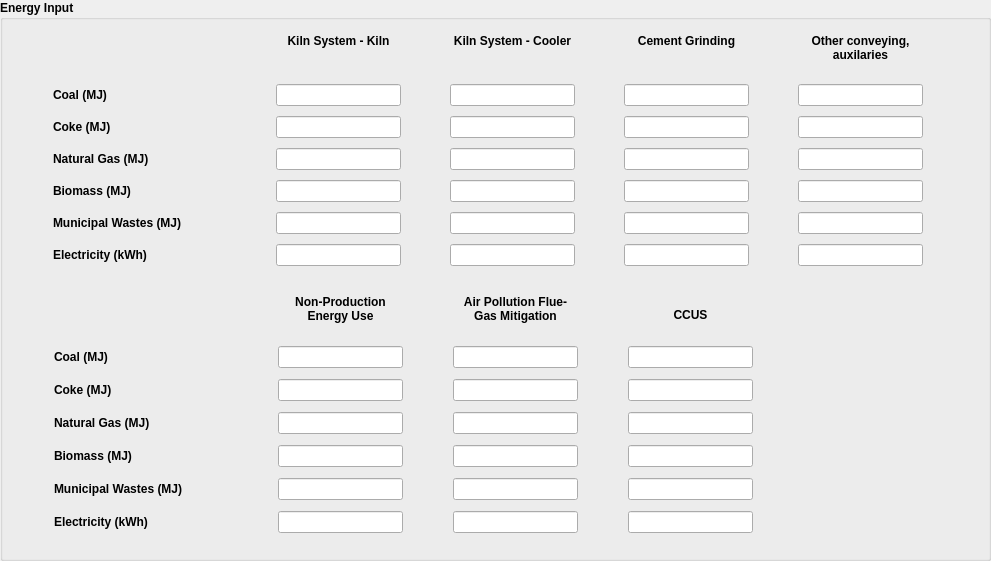
  <widget class="QGroupBox" name="electricity_generation_group_3">
   <property name="geometry">
    <rect>
     <x>200</x>
     <y>80</y>
     <width>991</width>
     <height>561</height>
    </rect>
   </property>
   <property name="font">
    <font>
     <bold>true</bold>
    </font>
   </property>
   <property name="title">
    <string>Energy Input</string>
   </property>
   <widget class="QWidget" name="layoutWidget">
    <property name="geometry">
     <rect>
      <x>10</x>
      <y>30</y>
      <width>961</width>
      <height>241</height>
     </rect>
    </property>
    <layout class="QGridLayout" name="energy_input_gridLayout1">
     <property name="sizeConstraint">
      <enum>QLayout::SetNoConstraint</enum>
     </property>
     <item row="2" column="1">
      <widget class="QLineEdit" name="coke_kiln_kiln_page6_b">
       <property name="sizePolicy">
        <sizepolicy hsizetype="Fixed" vsizetype="Fixed">
         <horstretch>0</horstretch>
         <verstretch>0</verstretch>
        </sizepolicy>
       </property>
       <property name="text">
        <string/>
       </property>
       <property name="alignment">
        <set>Qt::AlignLeading|Qt::AlignLeft|Qt::AlignVCenter</set>
       </property>
      </widget>
     </item>
     <item row="5" column="4">
      <widget class="QLineEdit" name="msw_other_conveying_page6_b">
       <property name="sizePolicy">
        <sizepolicy hsizetype="Fixed" vsizetype="Fixed">
         <horstretch>0</horstretch>
         <verstretch>0</verstretch>
        </sizepolicy>
       </property>
       <property name="text">
        <string/>
       </property>
      </widget>
     </item>
     <item row="6" column="0">
      <widget class="QLabel" name="electricity_detailed_page6_label">
       <property name="sizePolicy">
        <sizepolicy hsizetype="Expanding" vsizetype="Expanding">
         <horstretch>0</horstretch>
         <verstretch>0</verstretch>
        </sizepolicy>
       </property>
       <property name="maximumSize">
        <size>
         <width>145</width>
         <height>21</height>
        </size>
       </property>
       <property name="text">
        <string>Electricity (kWh)</string>
       </property>
      </widget>
     </item>
     <item row="0" column="4">
      <widget class="QLabel" name="grinding_label_page6">
       <property name="sizePolicy">
        <sizepolicy hsizetype="Expanding" vsizetype="Expanding">
         <horstretch>0</horstretch>
         <verstretch>0</verstretch>
        </sizepolicy>
       </property>
       <property name="minimumSize">
        <size>
         <width>125</width>
         <height>40</height>
        </size>
       </property>
       <property name="maximumSize">
        <size>
         <width>125</width>
         <height>40</height>
        </size>
       </property>
       <property name="font">
        <font>
         <bold>true</bold>
        </font>
       </property>
       <property name="text">
        <string>Other conveying, auxilaries</string>
       </property>
       <property name="alignment">
        <set>Qt::AlignHCenter|Qt::AlignTop</set>
       </property>
       <property name="wordWrap">
        <bool>true</bool>
       </property>
      </widget>
     </item>
     <item row="3" column="4">
      <widget class="QLineEdit" name="natural_gas_other_conveying_page6_b">
       <property name="sizePolicy">
        <sizepolicy hsizetype="Fixed" vsizetype="Fixed">
         <horstretch>0</horstretch>
         <verstretch>0</verstretch>
        </sizepolicy>
       </property>
       <property name="text">
        <string/>
       </property>
      </widget>
     </item>
     <item row="6" column="3">
      <widget class="QLineEdit" name="electricity_cement_grinding_page6_b">
       <property name="sizePolicy">
        <sizepolicy hsizetype="Fixed" vsizetype="Fixed">
         <horstretch>0</horstretch>
         <verstretch>0</verstretch>
        </sizepolicy>
       </property>
       <property name="text">
        <string/>
       </property>
      </widget>
     </item>
     <item row="4" column="3">
      <widget class="QLineEdit" name="biomass_cement_grinding_page6_b">
       <property name="sizePolicy">
        <sizepolicy hsizetype="Fixed" vsizetype="Fixed">
         <horstretch>0</horstretch>
         <verstretch>0</verstretch>
        </sizepolicy>
       </property>
       <property name="text">
        <string/>
       </property>
      </widget>
     </item>
     <item row="5" column="3">
      <widget class="QLineEdit" name="msw_cement_grinding_page6_b">
       <property name="sizePolicy">
        <sizepolicy hsizetype="Fixed" vsizetype="Fixed">
         <horstretch>0</horstretch>
         <verstretch>0</verstretch>
        </sizepolicy>
       </property>
       <property name="text">
        <string/>
       </property>
      </widget>
     </item>
     <item row="1" column="4">
      <widget class="QLineEdit" name="coal_other_conveying_page6_b">
       <property name="sizePolicy">
        <sizepolicy hsizetype="Fixed" vsizetype="Fixed">
         <horstretch>0</horstretch>
         <verstretch>0</verstretch>
        </sizepolicy>
       </property>
       <property name="text">
        <string/>
       </property>
      </widget>
     </item>
     <item row="2" column="4">
      <widget class="QLineEdit" name="coke_other_conveying_page6_b">
       <property name="sizePolicy">
        <sizepolicy hsizetype="Fixed" vsizetype="Fixed">
         <horstretch>0</horstretch>
         <verstretch>0</verstretch>
        </sizepolicy>
       </property>
       <property name="text">
        <string/>
       </property>
      </widget>
     </item>
     <item row="1" column="1">
      <widget class="QLineEdit" name="coal_kiln_kiln_page6_b">
       <property name="sizePolicy">
        <sizepolicy hsizetype="Fixed" vsizetype="Fixed">
         <horstretch>0</horstretch>
         <verstretch>0</verstretch>
        </sizepolicy>
       </property>
       <property name="text">
        <string/>
       </property>
       <property name="alignment">
        <set>Qt::AlignLeading|Qt::AlignLeft|Qt::AlignVCenter</set>
       </property>
      </widget>
     </item>
     <item row="4" column="0">
      <widget class="QLabel" name="biomass_label_detailed_page6">
       <property name="sizePolicy">
        <sizepolicy hsizetype="Expanding" vsizetype="Expanding">
         <horstretch>0</horstretch>
         <verstretch>0</verstretch>
        </sizepolicy>
       </property>
       <property name="maximumSize">
        <size>
         <width>145</width>
         <height>21</height>
        </size>
       </property>
       <property name="text">
        <string>Biomass (MJ)</string>
       </property>
      </widget>
     </item>
     <item row="1" column="3">
      <widget class="QLineEdit" name="coal_cement_grinding_page6_b">
       <property name="sizePolicy">
        <sizepolicy hsizetype="Fixed" vsizetype="Fixed">
         <horstretch>0</horstretch>
         <verstretch>0</verstretch>
        </sizepolicy>
       </property>
       <property name="text">
        <string/>
       </property>
      </widget>
     </item>
     <item row="3" column="3">
      <widget class="QLineEdit" name="natural_gas_cement_grinding_page6_b">
       <property name="sizePolicy">
        <sizepolicy hsizetype="Fixed" vsizetype="Fixed">
         <horstretch>0</horstretch>
         <verstretch>0</verstretch>
        </sizepolicy>
       </property>
       <property name="text">
        <string/>
       </property>
      </widget>
     </item>
     <item row="6" column="2">
      <widget class="QLineEdit" name="electricity_kiln_cooler_page6_b">
       <property name="sizePolicy">
        <sizepolicy hsizetype="Fixed" vsizetype="Fixed">
         <horstretch>0</horstretch>
         <verstretch>0</verstretch>
        </sizepolicy>
       </property>
       <property name="text">
        <string/>
       </property>
      </widget>
     </item>
     <item row="5" column="2">
      <widget class="QLineEdit" name="msw_kiln_cooler_page6_b">
       <property name="sizePolicy">
        <sizepolicy hsizetype="Fixed" vsizetype="Fixed">
         <horstretch>0</horstretch>
         <verstretch>0</verstretch>
        </sizepolicy>
       </property>
       <property name="text">
        <string/>
       </property>
      </widget>
     </item>
     <item row="0" column="0">
      <widget class="QLabel" name="coal_label_detailed_page6_2">
       <property name="text">
        <string/>
       </property>
      </widget>
     </item>
     <item row="2" column="0">
      <widget class="QLabel" name="coke_label_detailed_page6">
       <property name="sizePolicy">
        <sizepolicy hsizetype="Expanding" vsizetype="Expanding">
         <horstretch>0</horstretch>
         <verstretch>0</verstretch>
        </sizepolicy>
       </property>
       <property name="minimumSize">
        <size>
         <width>174</width>
         <height>21</height>
        </size>
       </property>
       <property name="maximumSize">
        <size>
         <width>145</width>
         <height>21</height>
        </size>
       </property>
       <property name="text">
        <string>Coke (MJ)</string>
       </property>
      </widget>
     </item>
     <item row="0" column="1">
      <widget class="QLabel" name="conveying_label_page6">
       <property name="sizePolicy">
        <sizepolicy hsizetype="Expanding" vsizetype="Expanding">
         <horstretch>0</horstretch>
         <verstretch>0</verstretch>
        </sizepolicy>
       </property>
       <property name="minimumSize">
        <size>
         <width>0</width>
         <height>40</height>
        </size>
       </property>
       <property name="maximumSize">
        <size>
         <width>125</width>
         <height>40</height>
        </size>
       </property>
       <property name="font">
        <font>
         <bold>true</bold>
        </font>
       </property>
       <property name="text">
        <string>Kiln System - Kiln</string>
       </property>
       <property name="alignment">
        <set>Qt::AlignHCenter|Qt::AlignTop</set>
       </property>
       <property name="wordWrap">
        <bool>true</bool>
       </property>
      </widget>
     </item>
     <item row="3" column="2">
      <widget class="QLineEdit" name="natural_gas_kiln_cooler_page6_b">
       <property name="sizePolicy">
        <sizepolicy hsizetype="Fixed" vsizetype="Fixed">
         <horstretch>0</horstretch>
         <verstretch>0</verstretch>
        </sizepolicy>
       </property>
       <property name="text">
        <string/>
       </property>
      </widget>
     </item>
     <item row="1" column="2">
      <widget class="QLineEdit" name="coal_kiln_cooler_page6_b">
       <property name="sizePolicy">
        <sizepolicy hsizetype="Fixed" vsizetype="Fixed">
         <horstretch>0</horstretch>
         <verstretch>0</verstretch>
        </sizepolicy>
       </property>
       <property name="text">
        <string/>
       </property>
      </widget>
     </item>
     <item row="3" column="1">
      <widget class="QLineEdit" name="natural_gas_kiln_kiln_page6_b">
       <property name="sizePolicy">
        <sizepolicy hsizetype="Fixed" vsizetype="Fixed">
         <horstretch>0</horstretch>
         <verstretch>0</verstretch>
        </sizepolicy>
       </property>
       <property name="text">
        <string/>
       </property>
      </widget>
     </item>
     <item row="4" column="2">
      <widget class="QLineEdit" name="biomass_kiln_cooler_page6_b">
       <property name="sizePolicy">
        <sizepolicy hsizetype="Fixed" vsizetype="Fixed">
         <horstretch>0</horstretch>
         <verstretch>0</verstretch>
        </sizepolicy>
       </property>
       <property name="text">
        <string/>
       </property>
      </widget>
     </item>
     <item row="4" column="4">
      <widget class="QLineEdit" name="biomass_other_conveying_page6_b">
       <property name="sizePolicy">
        <sizepolicy hsizetype="Fixed" vsizetype="Fixed">
         <horstretch>0</horstretch>
         <verstretch>0</verstretch>
        </sizepolicy>
       </property>
       <property name="text">
        <string/>
       </property>
      </widget>
     </item>
     <item row="6" column="1">
      <widget class="QLineEdit" name="electricity_kiln_kiln_page6_b">
       <property name="sizePolicy">
        <sizepolicy hsizetype="Fixed" vsizetype="Fixed">
         <horstretch>0</horstretch>
         <verstretch>0</verstretch>
        </sizepolicy>
       </property>
       <property name="text">
        <string/>
       </property>
      </widget>
     </item>
     <item row="6" column="4">
      <widget class="QLineEdit" name="electricity_other_conveying_page6_b">
       <property name="sizePolicy">
        <sizepolicy hsizetype="Fixed" vsizetype="Fixed">
         <horstretch>0</horstretch>
         <verstretch>0</verstretch>
        </sizepolicy>
       </property>
       <property name="text">
        <string/>
       </property>
      </widget>
     </item>
     <item row="1" column="0">
      <widget class="QLabel" name="coal_label_detailed_page6">
       <property name="sizePolicy">
        <sizepolicy hsizetype="Expanding" vsizetype="Expanding">
         <horstretch>0</horstretch>
         <verstretch>0</verstretch>
        </sizepolicy>
       </property>
       <property name="minimumSize">
        <size>
         <width>145</width>
         <height>21</height>
        </size>
       </property>
       <property name="maximumSize">
        <size>
         <width>145</width>
         <height>21</height>
        </size>
       </property>
       <property name="text">
        <string>Coal (MJ)</string>
       </property>
      </widget>
     </item>
     <item row="4" column="1">
      <widget class="QLineEdit" name="biomass_kiln_kiln_page6_b">
       <property name="sizePolicy">
        <sizepolicy hsizetype="Fixed" vsizetype="Fixed">
         <horstretch>0</horstretch>
         <verstretch>0</verstretch>
        </sizepolicy>
       </property>
       <property name="text">
        <string/>
       </property>
      </widget>
     </item>
     <item row="0" column="2">
      <widget class="QLabel" name="preblending_label_page6">
       <property name="sizePolicy">
        <sizepolicy hsizetype="Expanding" vsizetype="Expanding">
         <horstretch>0</horstretch>
         <verstretch>0</verstretch>
        </sizepolicy>
       </property>
       <property name="minimumSize">
        <size>
         <width>125</width>
         <height>40</height>
        </size>
       </property>
       <property name="maximumSize">
        <size>
         <width>125</width>
         <height>40</height>
        </size>
       </property>
       <property name="font">
        <font>
         <bold>true</bold>
        </font>
       </property>
       <property name="text">
        <string>Kiln System - Cooler</string>
       </property>
       <property name="alignment">
        <set>Qt::AlignHCenter|Qt::AlignTop</set>
       </property>
       <property name="wordWrap">
        <bool>true</bool>
       </property>
      </widget>
     </item>
     <item row="5" column="0">
      <widget class="QLabel" name="municipal_wastes_label_detailed_page6">
       <property name="sizePolicy">
        <sizepolicy hsizetype="Expanding" vsizetype="Expanding">
         <horstretch>0</horstretch>
         <verstretch>0</verstretch>
        </sizepolicy>
       </property>
       <property name="maximumSize">
        <size>
         <width>145</width>
         <height>21</height>
        </size>
       </property>
       <property name="text">
        <string>Municipal Wastes (MJ)</string>
       </property>
      </widget>
     </item>
     <item row="2" column="3">
      <widget class="QLineEdit" name="coke_cement_grinding_page6_b">
       <property name="sizePolicy">
        <sizepolicy hsizetype="Fixed" vsizetype="Fixed">
         <horstretch>0</horstretch>
         <verstretch>0</verstretch>
        </sizepolicy>
       </property>
       <property name="text">
        <string/>
       </property>
      </widget>
     </item>
     <item row="2" column="2">
      <widget class="QLineEdit" name="coke_kiln_cooler_page6_b">
       <property name="sizePolicy">
        <sizepolicy hsizetype="Fixed" vsizetype="Fixed">
         <horstretch>0</horstretch>
         <verstretch>0</verstretch>
        </sizepolicy>
       </property>
       <property name="text">
        <string/>
       </property>
      </widget>
     </item>
     <item row="0" column="3">
      <widget class="QLabel" name="crushing_label_page6">
       <property name="sizePolicy">
        <sizepolicy hsizetype="Expanding" vsizetype="Expanding">
         <horstretch>0</horstretch>
         <verstretch>0</verstretch>
        </sizepolicy>
       </property>
       <property name="minimumSize">
        <size>
         <width>125</width>
         <height>40</height>
        </size>
       </property>
       <property name="maximumSize">
        <size>
         <width>125</width>
         <height>40</height>
        </size>
       </property>
       <property name="font">
        <font>
         <bold>true</bold>
        </font>
       </property>
       <property name="text">
        <string>Cement Grinding</string>
       </property>
       <property name="alignment">
        <set>Qt::AlignHCenter|Qt::AlignTop</set>
       </property>
       <property name="wordWrap">
        <bool>true</bool>
       </property>
      </widget>
     </item>
     <item row="3" column="0">
      <widget class="QLabel" name="natural_gas_label_detailed_page6">
       <property name="sizePolicy">
        <sizepolicy hsizetype="Expanding" vsizetype="Expanding">
         <horstretch>0</horstretch>
         <verstretch>0</verstretch>
        </sizepolicy>
       </property>
       <property name="maximumSize">
        <size>
         <width>145</width>
         <height>21</height>
        </size>
       </property>
       <property name="text">
        <string>Natural Gas (MJ)</string>
       </property>
      </widget>
     </item>
     <item row="5" column="1">
      <widget class="QLineEdit" name="msw_kiln_kiln_page6_b">
       <property name="sizePolicy">
        <sizepolicy hsizetype="Fixed" vsizetype="Fixed">
         <horstretch>0</horstretch>
         <verstretch>0</verstretch>
        </sizepolicy>
       </property>
       <property name="text">
        <string/>
       </property>
      </widget>
     </item>
    </layout>
   </widget>
   <widget class="QWidget" name="layoutWidget_2">
    <property name="geometry">
     <rect>
      <x>10</x>
      <y>290</y>
      <width>961</width>
      <height>251</height>
     </rect>
    </property>
    <layout class="QGridLayout" name="energy_input_gridLayout1_2">
     <property name="sizeConstraint">
      <enum>QLayout::SetNoConstraint</enum>
     </property>
     <item row="2" column="1">
      <widget class="QLineEdit" name="coke_non_production_page6_b">
       <property name="sizePolicy">
        <sizepolicy hsizetype="Fixed" vsizetype="Fixed">
         <horstretch>0</horstretch>
         <verstretch>0</verstretch>
        </sizepolicy>
       </property>
       <property name="text">
        <string/>
       </property>
       <property name="alignment">
        <set>Qt::AlignLeading|Qt::AlignLeft|Qt::AlignVCenter</set>
       </property>
      </widget>
     </item>
     <item row="6" column="0">
      <widget class="QLabel" name="electricity_detailed_page6_label_2">
       <property name="sizePolicy">
        <sizepolicy hsizetype="Expanding" vsizetype="Expanding">
         <horstretch>0</horstretch>
         <verstretch>0</verstretch>
        </sizepolicy>
       </property>
       <property name="maximumSize">
        <size>
         <width>145</width>
         <height>21</height>
        </size>
       </property>
       <property name="text">
        <string>Electricity (kWh)</string>
       </property>
      </widget>
     </item>
     <item row="0" column="4">
      <widget class="QLabel" name="grinding_label_page6_2">
       <property name="sizePolicy">
        <sizepolicy hsizetype="Expanding" vsizetype="Expanding">
         <horstretch>0</horstretch>
         <verstretch>0</verstretch>
        </sizepolicy>
       </property>
       <property name="minimumSize">
        <size>
         <width>120</width>
         <height>25</height>
        </size>
       </property>
       <property name="maximumSize">
        <size>
         <width>120</width>
         <height>25</height>
        </size>
       </property>
       <property name="font">
        <font>
         <bold>true</bold>
        </font>
       </property>
       <property name="text">
        <string/>
       </property>
       <property name="alignment">
        <set>Qt::AlignCenter</set>
       </property>
       <property name="wordWrap">
        <bool>true</bool>
       </property>
      </widget>
     </item>
     <item row="6" column="3">
      <widget class="QLineEdit" name="electricity_ccus_page6_b">
       <property name="sizePolicy">
        <sizepolicy hsizetype="Fixed" vsizetype="Fixed">
         <horstretch>0</horstretch>
         <verstretch>0</verstretch>
        </sizepolicy>
       </property>
       <property name="text">
        <string/>
       </property>
      </widget>
     </item>
     <item row="4" column="3">
      <widget class="QLineEdit" name="biomass_ccus_page6_b">
       <property name="sizePolicy">
        <sizepolicy hsizetype="Fixed" vsizetype="Fixed">
         <horstretch>0</horstretch>
         <verstretch>0</verstretch>
        </sizepolicy>
       </property>
       <property name="text">
        <string/>
       </property>
      </widget>
     </item>
     <item row="5" column="3">
      <widget class="QLineEdit" name="msw_ccus_page6_b">
       <property name="sizePolicy">
        <sizepolicy hsizetype="Fixed" vsizetype="Fixed">
         <horstretch>0</horstretch>
         <verstretch>0</verstretch>
        </sizepolicy>
       </property>
       <property name="text">
        <string/>
       </property>
      </widget>
     </item>
     <item row="1" column="1">
      <widget class="QLineEdit" name="coal_non_production_page6_b">
       <property name="sizePolicy">
        <sizepolicy hsizetype="Fixed" vsizetype="Fixed">
         <horstretch>0</horstretch>
         <verstretch>0</verstretch>
        </sizepolicy>
       </property>
       <property name="text">
        <string/>
       </property>
       <property name="alignment">
        <set>Qt::AlignLeading|Qt::AlignLeft|Qt::AlignVCenter</set>
       </property>
      </widget>
     </item>
     <item row="4" column="0">
      <widget class="QLabel" name="biomass_label_detailed_page6_2">
       <property name="sizePolicy">
        <sizepolicy hsizetype="Expanding" vsizetype="Expanding">
         <horstretch>0</horstretch>
         <verstretch>0</verstretch>
        </sizepolicy>
       </property>
       <property name="maximumSize">
        <size>
         <width>145</width>
         <height>21</height>
        </size>
       </property>
       <property name="text">
        <string>Biomass (MJ)</string>
       </property>
      </widget>
     </item>
     <item row="1" column="3">
      <widget class="QLineEdit" name="coal_ccus_page6_b">
       <property name="sizePolicy">
        <sizepolicy hsizetype="Fixed" vsizetype="Fixed">
         <horstretch>0</horstretch>
         <verstretch>0</verstretch>
        </sizepolicy>
       </property>
       <property name="text">
        <string/>
       </property>
      </widget>
     </item>
     <item row="3" column="3">
      <widget class="QLineEdit" name="natural_gas_ccus_page6_b">
       <property name="sizePolicy">
        <sizepolicy hsizetype="Fixed" vsizetype="Fixed">
         <horstretch>0</horstretch>
         <verstretch>0</verstretch>
        </sizepolicy>
       </property>
       <property name="text">
        <string/>
       </property>
      </widget>
     </item>
     <item row="6" column="2">
      <widget class="QLineEdit" name="electricity_air_pollution_page6_b">
       <property name="sizePolicy">
        <sizepolicy hsizetype="Fixed" vsizetype="Fixed">
         <horstretch>0</horstretch>
         <verstretch>0</verstretch>
        </sizepolicy>
       </property>
       <property name="text">
        <string/>
       </property>
      </widget>
     </item>
     <item row="5" column="2">
      <widget class="QLineEdit" name="msw_air_pollution_page6_b">
       <property name="sizePolicy">
        <sizepolicy hsizetype="Fixed" vsizetype="Fixed">
         <horstretch>0</horstretch>
         <verstretch>0</verstretch>
        </sizepolicy>
       </property>
       <property name="text">
        <string/>
       </property>
      </widget>
     </item>
     <item row="0" column="0">
      <widget class="QLabel" name="coal_label_detailed_page6_3">
       <property name="text">
        <string/>
       </property>
      </widget>
     </item>
     <item row="2" column="0">
      <widget class="QLabel" name="coke_label_detailed_page6_2">
       <property name="sizePolicy">
        <sizepolicy hsizetype="Expanding" vsizetype="Expanding">
         <horstretch>0</horstretch>
         <verstretch>0</verstretch>
        </sizepolicy>
       </property>
       <property name="minimumSize">
        <size>
         <width>174</width>
         <height>21</height>
        </size>
       </property>
       <property name="maximumSize">
        <size>
         <width>145</width>
         <height>21</height>
        </size>
       </property>
       <property name="text">
        <string>Coke (MJ)</string>
       </property>
      </widget>
     </item>
     <item row="0" column="1">
      <widget class="QLabel" name="conveying_label_page6_2">
       <property name="sizePolicy">
        <sizepolicy hsizetype="Expanding" vsizetype="Expanding">
         <horstretch>0</horstretch>
         <verstretch>0</verstretch>
        </sizepolicy>
       </property>
       <property name="minimumSize">
        <size>
         <width>125</width>
         <height>40</height>
        </size>
       </property>
       <property name="maximumSize">
        <size>
         <width>125</width>
         <height>40</height>
        </size>
       </property>
       <property name="font">
        <font>
         <bold>true</bold>
        </font>
       </property>
       <property name="text">
        <string>Non-Production Energy Use</string>
       </property>
       <property name="alignment">
        <set>Qt::AlignHCenter|Qt::AlignTop</set>
       </property>
       <property name="wordWrap">
        <bool>true</bool>
       </property>
      </widget>
     </item>
     <item row="3" column="2">
      <widget class="QLineEdit" name="natural_gas_air_pollution_page6_b">
       <property name="sizePolicy">
        <sizepolicy hsizetype="Fixed" vsizetype="Fixed">
         <horstretch>0</horstretch>
         <verstretch>0</verstretch>
        </sizepolicy>
       </property>
       <property name="text">
        <string/>
       </property>
      </widget>
     </item>
     <item row="1" column="2">
      <widget class="QLineEdit" name="coal_air_pollution_page6_b">
       <property name="sizePolicy">
        <sizepolicy hsizetype="Fixed" vsizetype="Fixed">
         <horstretch>0</horstretch>
         <verstretch>0</verstretch>
        </sizepolicy>
       </property>
       <property name="text">
        <string/>
       </property>
      </widget>
     </item>
     <item row="3" column="1">
      <widget class="QLineEdit" name="natural_gas_non_production_page6_b">
       <property name="sizePolicy">
        <sizepolicy hsizetype="Fixed" vsizetype="Fixed">
         <horstretch>0</horstretch>
         <verstretch>0</verstretch>
        </sizepolicy>
       </property>
       <property name="text">
        <string/>
       </property>
      </widget>
     </item>
     <item row="4" column="2">
      <widget class="QLineEdit" name="biomass_air_pollution_page6_b">
       <property name="sizePolicy">
        <sizepolicy hsizetype="Fixed" vsizetype="Fixed">
         <horstretch>0</horstretch>
         <verstretch>0</verstretch>
        </sizepolicy>
       </property>
       <property name="text">
        <string/>
       </property>
      </widget>
     </item>
     <item row="6" column="1">
      <widget class="QLineEdit" name="electricity_non_production_page6_b">
       <property name="sizePolicy">
        <sizepolicy hsizetype="Fixed" vsizetype="Fixed">
         <horstretch>0</horstretch>
         <verstretch>0</verstretch>
        </sizepolicy>
       </property>
       <property name="text">
        <string/>
       </property>
      </widget>
     </item>
     <item row="1" column="0">
      <widget class="QLabel" name="coal_label_detailed_page6_4">
       <property name="sizePolicy">
        <sizepolicy hsizetype="Expanding" vsizetype="Expanding">
         <horstretch>0</horstretch>
         <verstretch>0</verstretch>
        </sizepolicy>
       </property>
       <property name="minimumSize">
        <size>
         <width>145</width>
         <height>21</height>
        </size>
       </property>
       <property name="maximumSize">
        <size>
         <width>145</width>
         <height>21</height>
        </size>
       </property>
       <property name="text">
        <string>Coal (MJ)</string>
       </property>
      </widget>
     </item>
     <item row="4" column="1">
      <widget class="QLineEdit" name="biomass_non_production_page6_b">
       <property name="sizePolicy">
        <sizepolicy hsizetype="Fixed" vsizetype="Fixed">
         <horstretch>0</horstretch>
         <verstretch>0</verstretch>
        </sizepolicy>
       </property>
       <property name="text">
        <string/>
       </property>
      </widget>
     </item>
     <item row="0" column="2">
      <widget class="QLabel" name="preblending_label_page6_2">
       <property name="sizePolicy">
        <sizepolicy hsizetype="Expanding" vsizetype="Expanding">
         <horstretch>0</horstretch>
         <verstretch>0</verstretch>
        </sizepolicy>
       </property>
       <property name="minimumSize">
        <size>
         <width>125</width>
         <height>40</height>
        </size>
       </property>
       <property name="maximumSize">
        <size>
         <width>125</width>
         <height>40</height>
        </size>
       </property>
       <property name="font">
        <font>
         <bold>true</bold>
        </font>
       </property>
       <property name="text">
        <string>Air Pollution Flue-Gas Mitigation</string>
       </property>
       <property name="alignment">
        <set>Qt::AlignHCenter|Qt::AlignTop</set>
       </property>
       <property name="wordWrap">
        <bool>true</bool>
       </property>
      </widget>
     </item>
     <item row="5" column="0">
      <widget class="QLabel" name="municipal_wastes_label_detailed_page6_2">
       <property name="sizePolicy">
        <sizepolicy hsizetype="Expanding" vsizetype="Expanding">
         <horstretch>0</horstretch>
         <verstretch>0</verstretch>
        </sizepolicy>
       </property>
       <property name="maximumSize">
        <size>
         <width>145</width>
         <height>21</height>
        </size>
       </property>
       <property name="text">
        <string>Municipal Wastes (MJ)</string>
       </property>
      </widget>
     </item>
     <item row="2" column="3">
      <widget class="QLineEdit" name="coke_ccus_page6_b">
       <property name="sizePolicy">
        <sizepolicy hsizetype="Fixed" vsizetype="Fixed">
         <horstretch>0</horstretch>
         <verstretch>0</verstretch>
        </sizepolicy>
       </property>
       <property name="text">
        <string/>
       </property>
      </widget>
     </item>
     <item row="2" column="2">
      <widget class="QLineEdit" name="coke_air_pollution_page6_b">
       <property name="sizePolicy">
        <sizepolicy hsizetype="Fixed" vsizetype="Fixed">
         <horstretch>0</horstretch>
         <verstretch>0</verstretch>
        </sizepolicy>
       </property>
       <property name="text">
        <string/>
       </property>
      </widget>
     </item>
     <item row="0" column="3">
      <widget class="QLabel" name="crushing_label_page6_2">
       <property name="sizePolicy">
        <sizepolicy hsizetype="Expanding" vsizetype="Expanding">
         <horstretch>0</horstretch>
         <verstretch>0</verstretch>
        </sizepolicy>
       </property>
       <property name="minimumSize">
        <size>
         <width>125</width>
         <height>40</height>
        </size>
       </property>
       <property name="maximumSize">
        <size>
         <width>125</width>
         <height>40</height>
        </size>
       </property>
       <property name="font">
        <font>
         <bold>true</bold>
        </font>
       </property>
       <property name="text">
        <string>CCUS</string>
       </property>
       <property name="alignment">
        <set>Qt::AlignCenter</set>
       </property>
      </widget>
     </item>
     <item row="3" column="0">
      <widget class="QLabel" name="natural_gas_label_detailed_page6_2">
       <property name="sizePolicy">
        <sizepolicy hsizetype="Expanding" vsizetype="Expanding">
         <horstretch>0</horstretch>
         <verstretch>0</verstretch>
        </sizepolicy>
       </property>
       <property name="maximumSize">
        <size>
         <width>145</width>
         <height>21</height>
        </size>
       </property>
       <property name="text">
        <string>Natural Gas (MJ)</string>
       </property>
      </widget>
     </item>
     <item row="5" column="1">
      <widget class="QLineEdit" name="msw_non_production_page6_b">
       <property name="sizePolicy">
        <sizepolicy hsizetype="Fixed" vsizetype="Fixed">
         <horstretch>0</horstretch>
         <verstretch>0</verstretch>
        </sizepolicy>
       </property>
       <property name="text">
        <string/>
       </property>
      </widget>
     </item>
    </layout>
   </widget>
  </widget>
